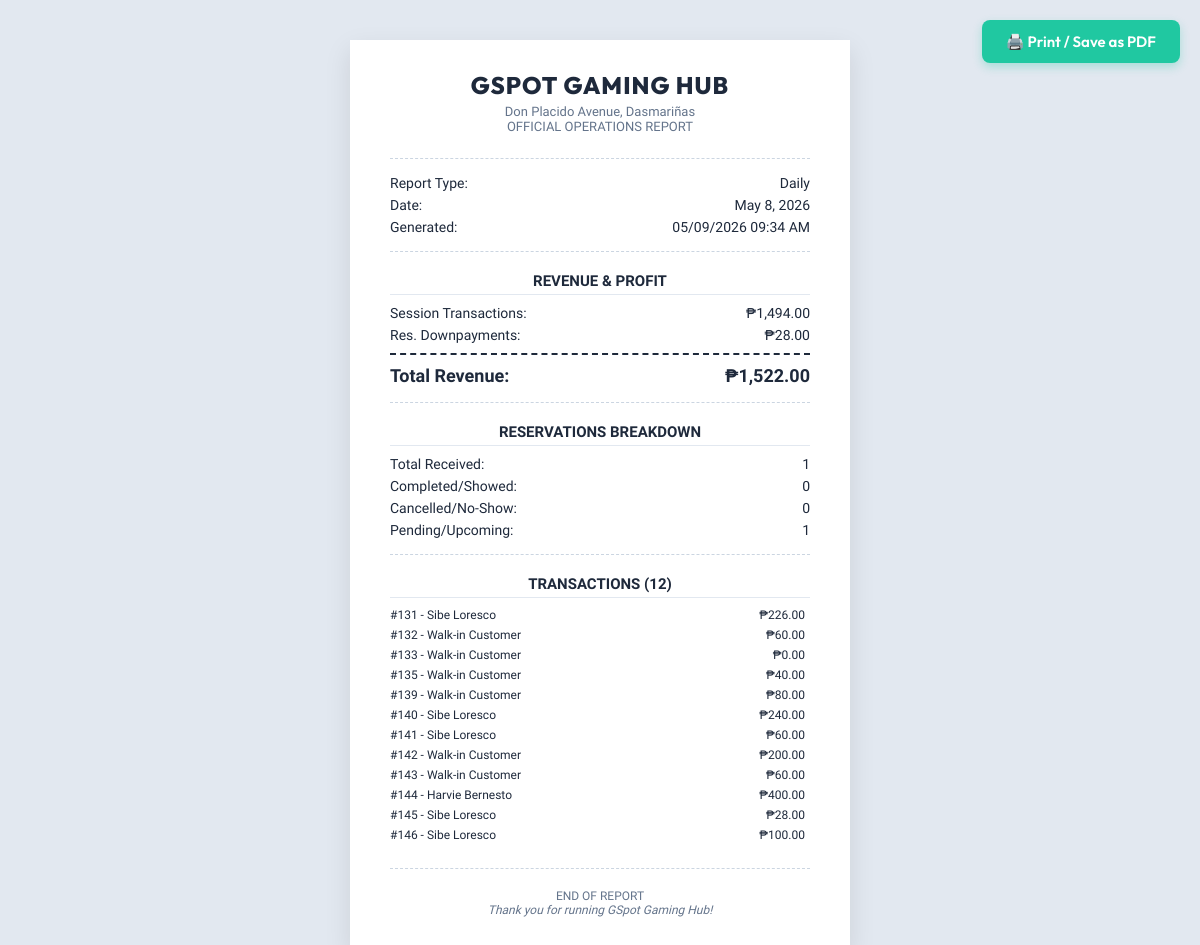
/report_activity_logs.php?date=2026-05-08 18:17:41 (signed in), run on the app's committed database.
### tables this page shows
CREATE TABLE `transactions` (
  `transaction_id` int(11) NOT NULL,
  `session_id` int(11) DEFAULT NULL,
  `user_id` int(11) NOT NULL,
  `amount` decimal(10,2) NOT NULL DEFAULT 0.00,
  `tendered_amount` decimal(10,2) DEFAULT NULL,
  `shortfall_amount` decimal(10,2) DEFAULT NULL,
  `payment_note` varchar(255) DEFAULT NULL,
  `payment_method` enum('cash','gcash','credit_card') NOT NULL DEFAULT 'cash',
  `payment_status` enum('pending','completed','failed') NOT NULL DEFAULT 'pending',
  `transaction_date` datetime NOT NULL DEFAULT current_timestamp(),
  `processed_by` int(11) NOT NULL,
  `created_at` datetime NOT NULL DEFAULT current_timestamp()
);

CREATE TABLE `users` (
  `user_id` int(11) NOT NULL,
  `email` varchar(100) NOT NULL,
  `password_hash` varchar(255) NOT NULL,
  `full_name` varchar(100) NOT NULL,
  `phone` varchar(20) DEFAULT NULL,
  `role` enum('customer','shopkeeper','owner','walkin') NOT NULL DEFAULT 'customer',
  `status` enum('active','inactive') NOT NULL DEFAULT 'active',
  `email_verified` tinyint(1) NOT NULL DEFAULT 0,
  `verification_token` varchar(64) DEFAULT NULL,
  `verification_expires` datetime DEFAULT NULL,
  `reset_token` varchar(64) DEFAULT NULL,
  `reset_expires` datetime DEFAULT NULL,
  `created_at` datetime NOT NULL DEFAULT current_timestamp(),
  `consecutive_cancellations` tinyint(3) UNSIGNED NOT NULL DEFAULT 0,
  `reservation_banned_until` datetime DEFAULT NULL
);

### includes/db_functions.php (called while the page is built, shortened)
<?php
function getOperatingDayBounds($operating_date) {
    $start = $operating_date . ' 06:00:00';
    $end_dt = new DateTime($operating_date);
    $end_dt->modify('+1 day');
    $end = $end_dt->format('Y-m-d') . ' 05:59:59';
    return [$start, $end];
}
?>

### report_activity_logs.php (the view, shortened to what this page needs)
<?php
require_once __DIR__ . '/includes/db_functions.php';
$type = $_GET['type'] ?? 'daily';
$dateVal = $_GET['date'] ?? date('Y-m-d');
$txWhere = ""; $resWhere = "";
$dateLabel = "";
if ($type === 'daily') {
    [$start, $end] = getOperatingDayBounds($dateVal);
    $txWhere = "transaction_date BETWEEN '$start' AND '$end'";
    $resWhere = "created_at BETWEEN '$start' AND '$end'";
    $dateLabel = date('F j, Y', strtotime($dateVal));
} elseif ($type === 'monthly') {
    $safeDate = $conn->real_escape_string($dateVal);
    $txWhere = "DATE_FORMAT(transaction_date, '%Y-%m') = '$safeDate'";
    $resWhere = "DATE_FORMAT(created_at, '%Y-%m') = '$safeDate'";
    $dateLabel = date('F Y', strtotime($safeDate . '-01'));
} else {
    $safeDate = $conn->real_escape_string($dateVal);
    $txWhere = "YEAR(transaction_date) = '$safeDate'";
    $resWhere = "YEAR(created_at) = '$safeDate'";
    $dateLabel = $safeDate;
}
$revTx = $conn->query("SELECT COALESCE(SUM(amount),0) AS total, COUNT(*) AS cnt FROM transactions WHERE payment_status='completed' AND $txWhere")->fetch_assoc();
$revRes = $conn->query("SELECT COALESCE(SUM(downpayment_amount),0) AS total FROM reservations WHERE downpayment_paid=1 AND $resWhere")->fetch_assoc();
$totalRevenue = $revTx['total'] + $revRes['total'];
$totalTransactions = $revTx['cnt'];
$resStats = $conn->query("
    SELECT
        COUNT(*) AS total_reservations,
        SUM(status = 'converted') AS completed_res,
        SUM(status = 'cancelled' OR status = 'no_show') AS cancelled_res,
        SUM(status = 'reserved' OR status = 'pending') AS pending_res
    FROM reservations WHERE $resWhere
")->fetch_assoc();
$txList = $conn->query("
    SELECT t.*, u.full_name
    FROM transactions t
    JOIN users u ON t.user_id=u.user_id
    WHERE t.payment_status='completed' AND $txWhere
    ORDER BY t.transaction_date ASC
")->fetch_all(MYSQLI_ASSOC);
?>
<!DOCTYPE html>
<html lang="en">
<head>
</head>
<body>
    <button class="print-btn" onclick="window.print()">🖨️ Print / Save as PDF</button>
    <div class="receipt">
        <div class="header">
            <h1>GSpot Gaming Hub</h1>
            <p>Don Placido Avenue, Dasmariñas</p>
            <p>OFFICIAL OPERATIONS REPORT</p>
        </div>
        <div class="divider"></div>
        <div class="flex"><span>Report Type:</span> <span><?= ucfirst($type) ?></span></div>
        <div class="flex"><span>Date:</span> <span><?= htmlspecialchars($dateLabel) ?></span></div>
        <div class="flex"><span>Generated:</span> <span><?= date('m/d/Y h:i A') ?></span></div>
        <div class="divider"></div>
        <?php if ($totalTransactions == 0 && $resStats['total_reservations'] == 0 && $totalRevenue == 0): ?>
            <div style="text-align:center; padding: 40px 20px; color:#64748b;">
                <h3 style="margin:0 0 10px 0; font-family:'Outfit', sans-serif;">No Data Available</h3>
                <p style="margin:0; font-size:14px;">There are no transactions or reservations recorded for the selected timeframe.</p>
            </div>
        <?php else: ?>
            <div class="section-title">REVENUE & PROFIT</div>
            <div class="flex"><span>Session Transactions:</span> <span>₱<?= number_format($revTx['total'], 2) ?></span></div>
            <div class="flex"><span>Res. Downpayments:</span> <span>₱<?= number_format($revRes['total'], 2) ?></span></div>
            <div class="total-row"><span>Total Revenue:</span> <span>₱<?= number_format($totalRevenue, 2) ?></span></div>
            <div class="divider"></div>
        <div class="section-title">RESERVATIONS BREAKDOWN</div>
        <div class="flex"><span>Total Received:</span> <span><?= (int)$resStats['total_reservations'] ?></span></div>
        <div class="flex"><span>Completed/Showed:</span> <span><?= (int)$resStats['completed_res'] ?></span></div>
        <div class="flex"><span>Cancelled/No-Show:</span> <span><?= (int)$resStats['cancelled_res'] ?></span></div>
        <div class="flex"><span>Pending/Upcoming:</span> <span><?= (int)$resStats['pending_res'] ?></span></div>
        <div class="divider"></div>
        <div class="section-title">TRANSACTIONS (<?= count($txList) ?>)</div>
        <div class="tx-list">
            <?php if (empty($txList)): ?>
                <div style="text-align:center;color:#64748b;margin-top:10px;">No transactions recorded.</div>
            <?php else: ?>
                <div class="tx-list-wrapper" id="txWrapper">
                    <?php foreach ($txList as $idx => $tx): ?>
                        <div class="tx-item" data-index="<?= $idx ?>">
                            <span style="flex:1;overflow:hidden;text-overflow:ellipsis;white-space:nowrap;margin-right:10px;">
                                #<?= $tx['transaction_id'] ?> - <?= htmlspecialchars($tx['full_name']) ?>
                            </span>
                            <span>₱<?= number_format($tx['amount'], 2) ?></span>
                        </div>
                    <?php endforeach; ?>
                </div>
            <?php endif; ?>
        </div>
        <?php endif; ?>
        <div class="divider"></div>
        <div style="text-align:center;font-size:12px;color:#64748b;margin-top:20px;">
            END OF REPORT<br>
            <i>Thank you for running GSpot Gaming Hub!</i>
        </div>
    </div>
</body>
</html>

### report_activity_logs.php (style rules this page uses)
body { font-family: 'Courier Prime', monospace; background: #e2e8f0; color: #1e293b; margin: 0; padding: 40px; display: flex; justify-content: center; }
.receipt { background: #fff; width: 420px; padding: 30px 40px; box-shadow: 0 10px 25px rgba(0,0,0,0.1); position: relative; }
.receipt::after { content: ""; position: absolute; bottom: -10px; left: 0; right: 0; height: 10px; background-size: 20px 20px; background-image: radial-gradient(circle at 10px 0, transparent 10px, #fff 11px); }
.header { text-align: center; margin-bottom: 24px; }
.header h1 { font-family: 'Outfit', sans-serif; font-size: 24px; font-weight: 800; margin: 0 0 4px 0; letter-spacing: 1px; text-transform: uppercase; }
.header p { margin: 0; font-size: 13px; color: #64748b; }
.divider { border-top: 1px dashed #cbd5e1; margin: 16px 0; }
.flex { display: flex; justify-content: space-between; margin-bottom: 6px; font-size: 14px; }
.section-title { font-weight: bold; text-align: center; margin: 20px 0 10px; text-transform: uppercase; font-size: 15px; border-bottom: 1px solid #e2e8f0; padding-bottom: 4px; }
.total-row { display: flex; justify-content: space-between; font-size: 18px; font-weight: bold; margin-top: 10px; padding-top: 10px; border-top: 2px dashed #1e293b; }
.tx-list { font-size: 12px; margin-bottom: 20px; }
.tx-list-wrapper { max-height: 350px; overflow-y: auto; padding-right: 5px; margin-bottom: 10px; }
.tx-item { display: flex; justify-content: space-between; margin-bottom: 6px; page-break-inside: avoid; break-inside: avoid; }
.print-btn { position: fixed; top: 20px; right: 20px; background: #20c8a1; color: #fff; border: none; padding: 12px 24px; border-radius: 8px; font-family: 'Outfit', sans-serif; font-size: 15px; font-weight: 600; cursor: pointer; box-shadow: 0 4px 10px rgba(32,200,161,0.3); transition: background 0.2s; }

### data on the page
transactions: transaction_id "131", user.full_name "Sibe Loresco", amount "226.00"
transactions: transaction_id "132", user.full_name "Walk-in Customer", amount "60.00"
transactions: transaction_id "133", user.full_name "Walk-in Customer", amount "0.00"
transactions: transaction_id "135", user.full_name "Walk-in Customer", amount "40.00"
transactions: transaction_id "139", user.full_name "Walk-in Customer", amount "80.00"
transactions: transaction_id "140", user.full_name "Sibe Loresco", amount "240.00"
transactions: transaction_id "141", user.full_name "Sibe Loresco", amount "60.00"
transactions: transaction_id "142", user.full_name "Walk-in Customer", amount "200.00"
transactions: transaction_id "143", user.full_name "Walk-in Customer", amount "60.00"
transactions: transaction_id "144", user.full_name "Harvie Bernesto", amount "400.00"
transactions: transaction_id "145", user.full_name "Sibe Loresco", amount "28.00"
transactions: transaction_id "146", user.full_name "Sibe Loresco", amount "100.00"

### other printed values
$type "Daily"
$dateLabel "May 8, 2026"
$revTx['total'] "1,494.00"
$revRes['total'] "28.00"
$totalRevenue "1,522.00"
$resStats['total_reservations'] "1"
$resStats['completed_res'] "0"
$resStats['cancelled_res'] "0"
$resStats['pending_res'] "1"
count($txList) "12"
